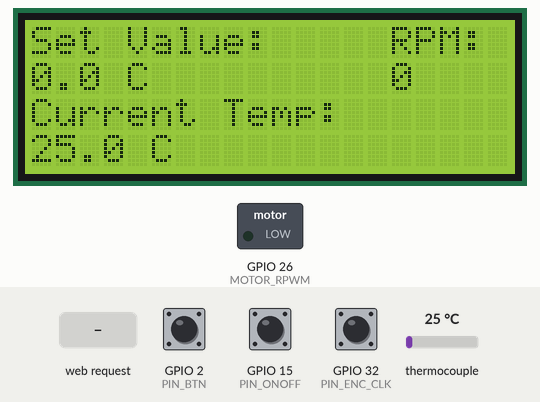
A sketch run on a simulated ESP32. Parts: 20×4 character LCD, switched loads named in the sketch (green lamp = pin HIGH). The test bench sets the inputs (shaded band); at power-on: thermocouple 25 °C, GPIO 2 (PIN_BTN) HIGH, GPIO 15 (PIN_ONOFF) HIGH, GPIO 32 (PIN_ENC_CLK) HIGH. WiFi joins after 1.5 s; servers stay silent unless stated; uploads are accepted with an empty reply; storage starts empty; what the sketch prints to the serial monitor is not drawn.

Above: at 3.0 s.
3.1 s: thermocouple set to 6 °C
At 4.5 s:
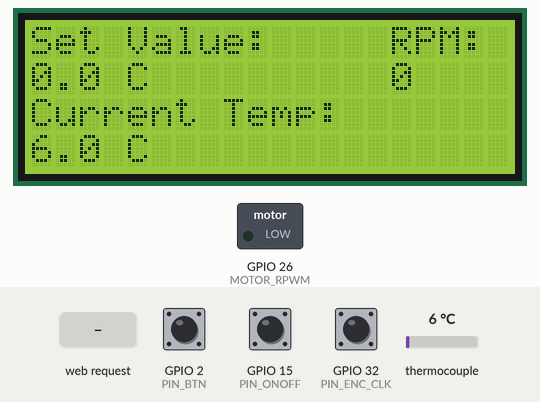
6.1 s: HTTP request GET /setMotor?rpm=1 received
At 7.7 s:
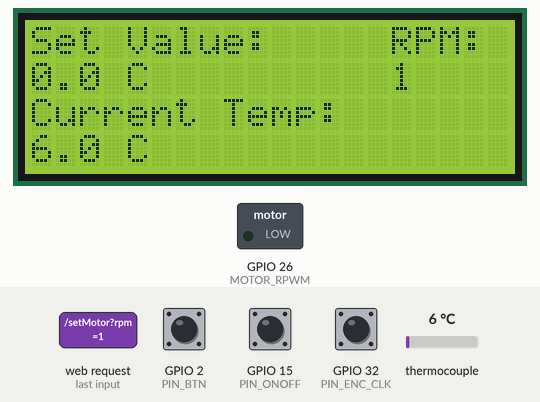
9.1 s: HTTP request GET /setMotor?rpm=120 received
At 10.5 s:
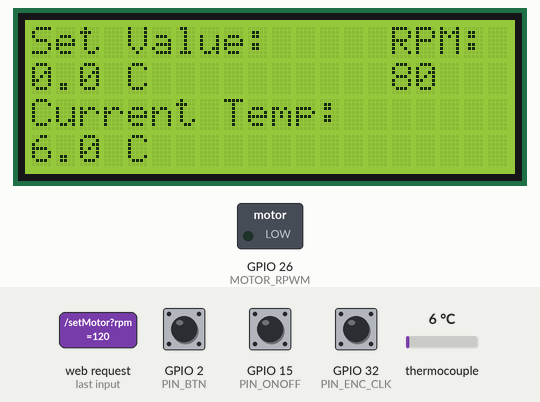
12.1 s: thermocouple set to 75 °C
At 13.0 s:
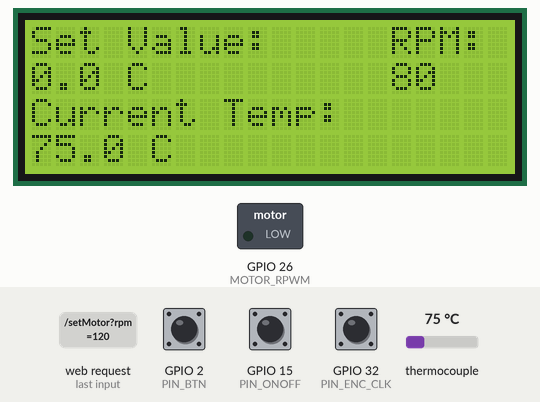
Timing chart, 0 to 15.1 s (numbered marks = the images above; inputs shaded):
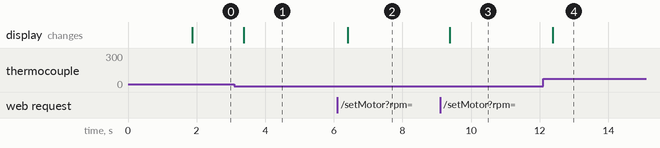

The sketch:

Final_Capstone_Code.ino
```cpp
#include <Wire.h>
#include <WiFi.h>
#include <WebServer.h>
#include <SPIFFS.h>
#include <SPI.h>
#include <max6675.h>
#include <PID_v1.h>
#include <HTTPClient.h>
#include <LiquidCrystal_I2C.h>
#include <esp_log.h>

// ── PIN ASSIGNMENTS ─────────────────────────────────────────────────────────────
const int thermoDO     = 19;
const int thermoCS     = 5;
const int thermoCLK    = 18;

#define SSR_PIN        25
const int MOTOR_RPWM   = 26;

// ── MANUAL CONTROLS ─────────────────────────────────────────────────────────────
#define PIN_ONOFF    15  // toggle manual control (active LOW)
#define PIN_BTN      2  // “enter” button (active LOW)
#define PIN_ENC_CLK  32  // encoder CLK (interrupt)
#define PIN_ENC_DT   33  // encoder DT


// ── NETWORK & AUTH ──────────────────────────────────────────────────────────────
const char* SSID = "Mommy Boots";
const char* PASS = "Sakurabigas";
const char* ADMIN_USER = "admin";
const char* ADMIN_PASS = "secret";

// ── GLOBAL OBJECTS ───────────────────────────────────────────────────────────────
unsigned long motorStartTime = 0;
bool motorStartTimerActive = false;

MAX6675 thermocouple(thermoCLK, thermoCS, thermoDO);
WebServer server(80);
LiquidCrystal_I2C lcd(0x27, 20, 4);

// PID
double currentTemp, setpoint, pidOutput;
PID myPID(&currentTemp, &pidOutput, &setpoint, 1.0, 0.5, 0.2, DIRECT);

// Motor/RPM
int targetRpm = 0;

// ── MANUAL STATE ────────────────────────────────────────────────────────────────
volatile int8_t  encoderDelta = 0;
bool             encoderMoved = false;
bool             manualEnabled = false;
uint8_t          adjustMode   = 0;  // 0=temp, 1=rpm

// debounce
int     lastOnoffReading = HIGH;
uint32_t lastOnoffDebounce = 0;
int     lastBtnReading = HIGH;
uint32_t lastBtnDebounce = 0;
const uint32_t DEBOUNCE_MS = 50;

// timing
unsigned long lastTempRead = 0;
unsigned long lastPrint    = 0;


// Interrupt Service Routine for rotary encoder input.
// Determines direction of rotation and updates encoderDelta.
void IRAM_ATTR onEncoder() {
  bool clk = digitalRead(PIN_ENC_CLK);
  bool dt  = digitalRead(PIN_ENC_DT);
  encoderDelta += (clk == dt) ? +1 : -1;
  encoderMoved = true;
}

// Arduino setup function - runs once at boot.
// Initializes peripherals, PID, WiFi, server routes, LCD, etc.
void setup() {
  Serial.begin(115200);
  esp_log_level_set("i2c.master", ESP_LOG_NONE);
  esp_log_level_set("i2c",        ESP_LOG_NONE);

  // LCD init
  Wire.begin(21, 22);
  lcd.init();
  lcd.backlight();
  lcd.clear();
  lcd.setCursor(0,0);
  lcd.print("Set Value:     RPM:");
  lcd.setCursor(0,2);
  lcd.print("Current Temp:");

  // SPIFFS
  if (!SPIFFS.begin(true)) {
    Serial.println("SPIFFS Mount Failed");
    return;
  }

  // pin modes
  pinMode(SSR_PIN,    OUTPUT);
  pinMode(MOTOR_RPWM, OUTPUT);
  pinMode(PIN_ONOFF,  INPUT_PULLUP);
  pinMode(PIN_BTN,    INPUT_PULLUP);
  pinMode(PIN_ENC_CLK,INPUT_PULLUP);
  pinMode(PIN_ENC_DT, INPUT_PULLUP);

  attachInterrupt(digitalPinToInterrupt(PIN_ENC_CLK), onEncoder, CHANGE);

  // PID
  setpoint = 0;
  myPID.SetMode(AUTOMATIC);
  myPID.SetOutputLimits(0, 255);

  WiFi.begin(SSID, PASS);
  Serial.print("Connecting to WiFi");
  while (WiFi.status() != WL_CONNECTED) {
    delay(500);
    Serial.print('.');
  }
  Serial.printf("\nConnected! IP=%s\n", WiFi.localIP().toString().c_str());

  // notify backend
  sendUniqueCodeToPHP();

  // HTTP endpoints
  server.on("/data",     HTTP_GET,  handleData);
  server.on("/set",      HTTP_POST, handleSet);
  server.on("/setMotor", HTTP_GET,  handleSetMotor);
  server.on("/tune",     HTTP_GET,  handleGetTunings);
  server.on("/tune",     HTTP_POST, handleSetTunings);

  // serve dashboard
  server.on("/", []( ){
    File f = SPIFFS.open("/index.html", "r");
    server.streamFile(f, "text/html");
    f.close();
  });
  server.on("/dashboard", []( ){
    File f = SPIFFS.open("/index.html", "r");
    server.streamFile(f, "text/html");
    f.close();
  });
  server.serveStatic("/images", SPIFFS, "/images");
  server.begin();
}

// Main loop - runs continuously after setup.
// Handles UI, temperature reading, PID control, motor control,
// debounce logic, and HTTP requests.
void loop() {
  server.handleClient();

  // —— debounce on/off
  int onoff = digitalRead(PIN_ONOFF);
  if (onoff != lastOnoffReading) {
    lastOnoffDebounce = millis();
    lastOnoffReading = onoff;
  }
  if (millis() - lastOnoffDebounce > DEBOUNCE_MS) {
    bool nowManual = (onoff == LOW);
    if (nowManual != manualEnabled) {
      manualEnabled = nowManual;
      Serial.printf("Manual Control %s\n", manualEnabled ? "ENABLED" : "DISABLED");
      // reset mode & encoder state
      adjustMode = 0;
      encoderDelta = 0;
      encoderMoved = false;
    }
  }

  // —— debounce enter button
  int btn = digitalRead(PIN_BTN);
  if (btn != lastBtnReading) {
    lastBtnDebounce = millis();
    lastBtnReading = btn;
  }
  if (millis() - lastBtnDebounce > DEBOUNCE_MS) {
    if (btn == LOW && manualEnabled) {
      adjustMode = 1 - adjustMode;
      Serial.printf("Switched to %s mode\n", adjustMode==0?"TEMPERATURE":"RPM");
      // wait release
      while (digitalRead(PIN_BTN)==LOW) delay(5);
    }
  }

  // —— apply encoder
  if (manualEnabled && encoderMoved) {
    if (adjustMode == 0) {
      double old = setpoint;
      setpoint = constrain(setpoint + (encoderDelta * 5.0), 0.0, 210.0);
      Serial.printf("Manual Temp: %.1f -> %.1f °C\n", old, setpoint);
    } else {
      int old = targetRpm;
      targetRpm = constrain(targetRpm + encoderDelta, 0, 80);
      Serial.printf("Manual RPM: %d -> %d rpm\n", old, targetRpm);
    }
    encoderDelta = 0;
    encoderMoved = false;
    updateLCD();
  }

  // —— read temp & update LCD every 0.5s
  if (millis() - lastTempRead >= 500) {
    currentTemp = thermocouple.readCelsius();
    lastTempRead = millis();
    updateLCD();
  }

  // —— PID & heater
  if (!isnan(currentTemp)) {
    myPID.Compute();
    int out = (currentTemp < setpoint) ? (int)pidOutput : 0;
    analogWrite(SSR_PIN, out);
  }

  // —— motor drive
int pwmVal = 0;
if (motorStartTimerActive && millis() - motorStartTime >= 360000) { // 6 mins = 360,000 ms
  pwmVal = map(targetRpm, 0, 80, 0, 255);
}
analogWrite(MOTOR_RPWM, pwmVal);

  // —— periodic serial status
  if (millis() - lastPrint >= 300) {
    Serial.printf("Temp: %.1f°C | Set: %.1f°C | RPMreq: %d | Manual: %s\n",
                  currentTemp, setpoint, targetRpm,
                  manualEnabled ? "ON" : "OFF");
    lastPrint = millis();
  }
}

// Updates the LCD display with current setpoint, target RPM,
// and measured temperature.
void updateLCD() {
  lcd.setCursor(0,1); lcd.print("                    ");
  lcd.setCursor(0,1);
  lcd.print(setpoint,1); lcd.print(" C");

  lcd.setCursor(15,1); lcd.print("   ");
  lcd.setCursor(15,1);
  lcd.print(targetRpm);

  lcd.setCursor(0,3); lcd.print("                    ");
  lcd.setCursor(0,3);
  lcd.print(currentTemp,1); lcd.print(" C");
}

// HTTP GET /data
// Sends current temperature, setpoint, PID output, and RPM
// as a JSON response to the frontend.
void handleData() {
  char buf[128];
  snprintf(buf, sizeof(buf),
           "{\"temp\":%.1f,\"set\":%.1f,\"output\":%.1f,\"rpm\":%d}",
           currentTemp, setpoint, pidOutput, targetRpm);
  server.send(200, "application/json", buf);
}


// HTTP POST /set?set=VALUE
// Updates the temperature setpoint from frontend input.
// Also initiates motor timer if heating starts.
void handleSet() {
  if (server.hasArg("set")) {
    double newSetpoint = server.arg("set").toFloat();
    if (setpoint == 0 && newSetpoint > 0 && !motorStartTimerActive) {
      motorStartTime = millis();
      motorStartTimerActive = true;
      Serial.println("Motor start timer initiated.");
    }
    setpoint = newSetpoint;
  }
  handleData();
}

// HTTP GET /setMotor?rpm=VALUE
// Sets the target RPM and applies mapped PWM to motor pin.
// Responds with JSON confirmation of RPM value.
void handleSetMotor() {
  if (server.hasArg("rpm")) {
    targetRpm = constrain(server.arg("rpm").toInt(), 0, 80);
  }
int pwm = map(targetRpm, 0, 80, 0, 255);
  analogWrite(MOTOR_RPWM, pwm);
  server.send(200, "application/json",
              String("{\"rpm\":") + targetRpm + "}");
}

void handleGetTunings() {
  if (!server.hasArg("user") || !server.hasArg("pass")
      || server.arg("user") != ADMIN_USER
      || server.arg("pass") != ADMIN_PASS) {
    server.send(401, "application/json", "{\"error\":\"unauthorized\"}");
    return;
  }
  server.send(200, "application/json",
              String("{\"kp\":1.00,\"ki\":0.50,\"kd\":0.20}"));
}

// HTTP GET /tune?user=admin&pass=secret
// Returns the current PID tuning constants (kp, ki, kd).
// Requires correct admin credentials.
void handleSetTunings() {
  if (!server.hasArg("user") || !server.hasArg("pass")
      || server.arg("user") != ADMIN_USER
      || server.arg("pass") != ADMIN_PASS) {
    server.send(401, "application/json", "{\"error\":\"unauthorized\"}");
    return;
  }
  double Kp = server.arg("kp").toFloat();
  double Ki = server.arg("ki").toFloat();
  double Kd = server.arg("kd").toFloat();
  myPID.SetTunings(Kp, Ki, Kd);
  server.send(200, "application/json", "{\"status\":\"ok\"}");
}

// Sends a unique identifier code to a PHP backend server via
// HTTP POST. Used for registration, logging, or monitoring.
void sendUniqueCodeToPHP() {
  const char* uniqueCode = "ESP32CAPSTONE";
  HTTPClient http;
  http.begin("http://172.20.10.8/capstone/send_code.php");
  http.addHeader("Content-Type", "application/x-www-form-urlencoded");
  String payload = String("unique_code=") + uniqueCode;
  http.POST(payload);
  http.end();
}
```

Measured:
- after the input at 3.1 s, the display: changes after 0.28 s (image 1)
- after the input at 6.1 s, the display: changes after 0.30 s (image 2)
- after the input at 9.1 s, the display: changes after 0.28 s (image 3)
- after the input at 12.1 s, the display: changes after 0.29 s (image 4)
